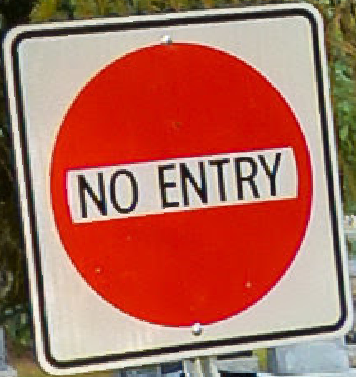
#> input picture testNoEntry.png, 356 x 377 px
$ python RoadSigns-SVM.py testNoEntry.png
#> lines starting #> are read from the running program, lines starting #| are printed output that depends on the picture
# CS 489 - 1001 - Group Project
#    Authors: Josiah Canlapan, Alice Giandjian,  Trixi Jansuy,  Abel Loya-Villalobos
#
# Canadian Road Signs Recognition
import os
import sys
import pandas as pd
import numpy as np
import matplotlib
from matplotlib import pyplot
from matplotlib import image
from sklearn import svm
from skimage.color import rgb2gray
from skimage.transform import resize


# Read in Data
def gatherData():
    data = []
    folders = os.listdir('../dataSets')
    for folder in folders:
        folderItems = '../dataSets/' + folder
        for items in os.listdir(folderItems):
            getItems = folderItems + '/' + items
            data.append(normalizeImage(getItems))

    return data
def getLabels():
    labels = []
    label = ""
    folders = os.listdir('../dataSets')
    for folder in folders:
        for i in range(len(folder)):
            label = label + folder[i]
        folderItems = '../dataSets/' + folder
        for j in range(len(os.listdir(folderItems))):
            labels.append(label.strip())
        label = " "
    return labels


# Normalize Data
def normalizeImage(input, format="jpg"):
#> called with input = 'testNoEntry.png', format = 'jpg'
    img = image.imread(input, format=format)
#> img is the input picture: shape (377, 356, 3) float32; mean R, G, B 0.689, 0.422, 0.363
    res = rgb2gray(img)
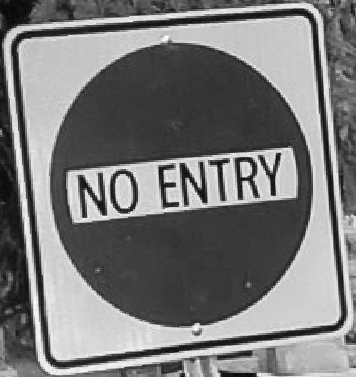
#> res: shape (377, 356) float32; min 0.0227, max 1, mean 0.475
    res = resize(res,(250, 250))
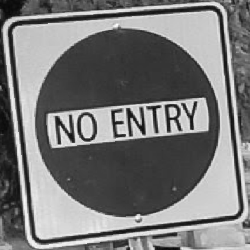
#> res: shape (250, 250) float32; min 0.0283, max 1, mean 0.475
    row = []
    #print(*res)
    for i in res:
        for j in i:
            row.append(j)
#> after the loop, row = 62500 items
            #print(j)

    return row


# 5 Fold Cross Validation


# Separate Training And Test Sets


# Perform SVM/SVC
def PredictInput(input, dataSet, kernel="linear", regularization=1, gamma="auto"):
    # Separate the Labels from the Data
    TrainingLabels = dataSet.iloc[:,0]
    TrainingSet = dataSet.iloc[:,1:]

    s = svm.SVC(kernel=kernel, C=regularization, gamma=gamma)
    s.fit(TrainingSet, TrainingLabels)
    return s.predict(input)

# Evaluate the Results

if __name__ == '__main__':
    if len(sys.argv) != 2:
        print("Please input the address of the the test image you wish you predict")

    input = None
    try:
        input = normalizeImage(sys.argv[1])
#> input = 62500 items
    except:
        print("error tryting to process the input image!! Aborting")
        sys.exit(0)
    input = pd.DataFrame(input).transpose()
#> input = table of 1 rows and 62500 columns
    #print(input)
#> (the run stopped early here; a loop or call above may not have finished)
